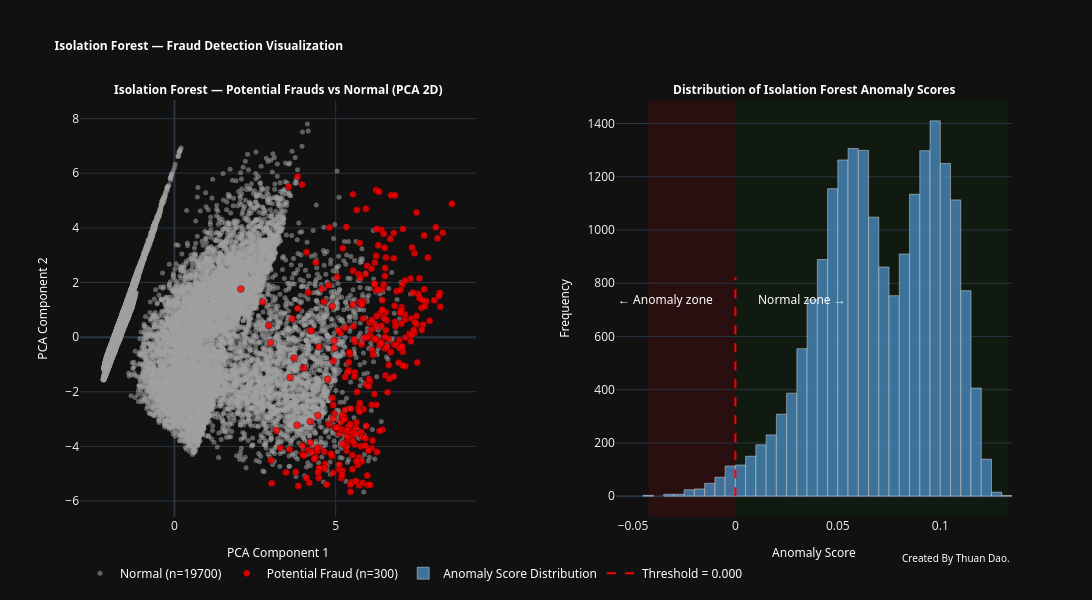

Notebook source saved alongside this figure:
### Code cell
# === PCA reduction ===
pca = PCA(n_components=2, random_state=CFG.RANDOM_STATE)
X_pca = pca.fit_transform(X_use)

viz_df = df_bank_transactions_isolation.copy()
viz_df["PCA1_Isolation"] = X_pca[:, 0]
viz_df["PCA2_Isolation"] = X_pca[:, 1]

threshold = 0  # IsolationForest decision boundary
normal_df = viz_df[viz_df["IsAnomaly"] == 1]
anomaly_df = viz_df[viz_df["IsAnomaly"] == -1]

# === Create subplot layout (1 row, 2 columns) ===
fig = make_subplots(
    rows=1, cols=2,
    subplot_titles=(
        "<b>Isolation Forest — Potential Frauds vs Normal (PCA 2D)</b>",
        "<b>Distribution of Isolation Forest Anomaly Scores</b>"
    ),
    horizontal_spacing=0.15
)

# --- Left subplot: PCA scatter ---
fig.add_trace(
    go.Scatter(
        x=normal_df["PCA1_Isolation"],
        y=normal_df["PCA2_Isolation"],
        mode="markers",
        marker=dict(size=5, color="#A0A0A0", opacity=0.55),
        name=f"Normal (n={len(normal_df)})"
    ),
    row=1, col=1
)

fig.add_trace(
    go.Scatter(
        x=anomaly_df["PCA1_Isolation"],
        y=anomaly_df["PCA2_Isolation"],
        mode="markers",
        marker=dict(size=7, color="red", opacity=0.8,
                    line=dict(color="black", width=0.4)),
        name=f"Potential Fraud (n={len(anomaly_df)})"
    ),
    row=1, col=1
)

# --- Right subplot: Histogram of anomaly scores ---
fig.add_trace(
    go.Histogram(
        x=viz_df["AnomalyScore"],
        nbinsx=60,
        marker=dict(color="#4682B4", line=dict(color="white", width=0.5)),
        opacity=0.85,
        name="Anomaly Score Distribution"
    ),
    row=1, col=2
)

# --- Threshold line ---
y_max = np.histogram(viz_df["AnomalyScore"], bins=60)[0].max()

fig.add_trace(
    go.Scatter(
        x=[threshold, threshold],
        y=[0, y_max],
        mode="lines",
        line=dict(color="red", dash="dash", width=2),
        name=f"Threshold = {threshold:.3f}"
    ),
    row=1, col=2
)

# --- Anomaly zone (left) and Normal zone (right) ---
fig.add_vrect(
    x0=viz_df["AnomalyScore"].min(),
    x1=threshold,
    fillcolor="red",
    opacity=0.1,
    layer="below",
    line_width=0,
    row=1, col=2
)
fig.add_vrect(
    x0=threshold,
    x1=viz_df["AnomalyScore"].max(),
    fillcolor="green",
    opacity=0.08,
    layer="below",
    line_width=0,
    row=1, col=2
)

# --- Add text annotations for zones ---
fig.add_annotation(
    x=threshold - 0.01,
    y=y_max * 0.9,
    text="← Anomaly zone",
    showarrow=False,
    font=dict(color="red", size=12),
    xanchor="right",
    row=1, col=2
)
fig.add_annotation(
    x=threshold + 0.01,
    y=y_max * 0.9,
    text="Normal zone →",
    showarrow=False,
    font=dict(color="green", size=12),
    xanchor="left",
    row=1, col=2
)

# === Layout & formatting ===
fig.update_xaxes(title_text="PCA Component 1", title_font=dict(size=12, color="white", family="Segoe UI"), row=1, col=1)
fig.update_yaxes(title_text="PCA Component 2", title_font=dict(size=12, color="white", family="Segoe UI"), row=1, col=1)
fig.update_xaxes(title_text="Anomaly Score", title_font=dict(size=12, color="white", family="Segoe UI"), row=1, col=2)
fig.update_yaxes(title_text="Frequency", title_font=dict(size=12, color="white", family="Segoe UI"), row=1, col=2)
fig.update_annotations(font=dict(family="Segoe UI", size=12, color="white"))
fig.update_layout(
    title = dict(text="<b>Isolation Forest — Fraud Detection Visualization</b>",
                 font=dict(size=12, family="Segoe UI", color="white")),
    template="plotly_dark",
    legend=dict(orientation="h", font=dict(size=12, color="white", family="Segoe UI")),
    width=1800,
    height=600
)
fig.add_annotation(
    text="Created By Thuan Dao.",
    xref="paper", yref="paper",
    x=1, y=-0.12,
    showarrow=False,
    font=dict(size=10, color="white", family="Segoe UI")
)

fig.show()

### Figure 1 — Plotly figure (JSON) as saved in the notebook; plotly's stock layout.template omitted (floating-point values rounded to 4 significant figures; data arrays with more than 128 entries replaced by an {"elided": "..."} marker saying what was removed)
{"data": [{"marker": {"color": "#A0A0A0", "opacity": 0.55, "size": 5}, "mode": "markers", "name": "Normal (n=19700)", "type": "scatter", "x": {"elided": "19700 float values"}, "xaxis": "x", "y": {"elided": "19700 float values"}, "yaxis": "y"}, {"marker": {"color": "red", "line": {"color": "black", "width": 0.4}, "opacity": 0.8, "size": 7}, "mode": "markers", "name": "Potential Fraud (n=300)", "type": "scatter", "x": {"elided": "300 float values"}, "xaxis": "x", "y": {"elided": "300 float values"}, "yaxis": "y"}, {"marker": {"color": "#4682B4", "line": {"color": "white", "width": 0.5}}, "name": "Anomaly Score Distribution", "nbinsx": 60, "opacity": 0.85, "type": "histogram", "x": {"elided": "20000 float values"}, "xaxis": "x2", "yaxis": "y2"}, {"line": {"color": "red", "dash": "dash", "width": 2}, "mode": "lines", "name": "Threshold = 0.000", "type": "scatter", "x": [0, 0], "xaxis": "x2", "y": [0, 822], "yaxis": "y2"}], "layout": {"annotations": [{"font": {"color": "white", "family": "Segoe UI", "size": 12}, "showarrow": false, "text": "<b>Isolation Forest — Potential Frauds vs Normal (PCA 2D)</b>", "x": 0.2125, "xanchor": "center", "xref": "paper", "y": 1, "yanchor": "bottom", "yref": "paper"}, {"font": {"color": "white", "family": "Segoe UI", "size": 12}, "showarrow": false, "text": "<b>Distribution of Isolation Forest Anomaly Scores</b>", "x": 0.7875, "xanchor": "center", "xref": "paper", "y": 1, "yanchor": "bottom", "yref": "paper"}, {"font": {"color": "white", "family": "Segoe UI", "size": 12}, "showarrow": false, "text": "← Anomaly zone", "x": -0.01, "xanchor": "right", "xref": "x2", "y": 739.8, "yref": "y2"}, {"font": {"color": "white", "family": "Segoe UI", "size": 12}, "showarrow": false, "text": "Normal zone →", "x": 0.01, "xanchor": "left", "xref": "x2", "y": 739.8, "yref": "y2"}, {"font": {"color": "white", "family": "Segoe UI", "size": 10}, "showarrow": false, "text": "Created By Thuan Dao.", "x": 1, "xref": "paper", "y": -0.12, "yref": "paper"}], "height": 600, "legend": {"font": {"color": "white", "family": "Segoe UI", "size": 12}, "orientation": "h"}, "shapes": [{"fillcolor": "red", "layer": "below", "line": {"width": 0}, "opacity": 0.1, "type": "rect", "x0": -0.04248, "x1": 0, "xref": "x2", "y0": 0, "y1": 1, "yref": "y2 domain"}, {"fillcolor": "green", "layer": "below", "line": {"width": 0}, "opacity": 0.08, "type": "rect", "x0": 0, "x1": 0.133, "xref": "x2", "y0": 0, "y1": 1, "yref": "y2 domain"}], "title": {"font": {"color": "white", "family": "Segoe UI", "size": 12}, "text": "<b>Isolation Forest — Fraud Detection Visualization</b>"}, "width": 1800, "xaxis": {"anchor": "y", "domain": [0, 0.425], "title": {"font": {"color": "white", "family": "Segoe UI", "size": 12}, "text": "PCA Component 1"}}, "xaxis2": {"anchor": "y2", "domain": [0.575, 1], "title": {"font": {"color": "white", "family": "Segoe UI", "size": 12}, "text": "Anomaly Score"}}, "yaxis": {"anchor": "x", "domain": [0, 1], "title": {"font": {"color": "white", "family": "Segoe UI", "size": 12}, "text": "PCA Component 2"}}, "yaxis2": {"anchor": "x2", "domain": [0, 1], "title": {"font": {"color": "white", "family": "Segoe UI", "size": 12}, "text": "Frequency"}}}}
